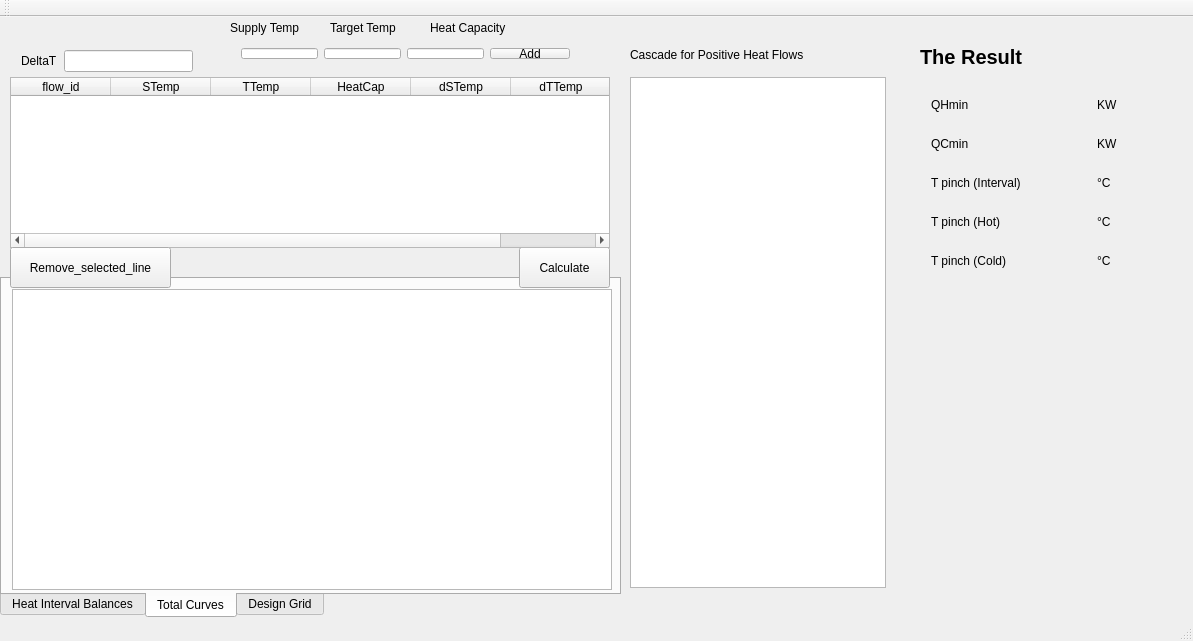
<?xml version="1.0" encoding="UTF-8"?>
<ui version="4.0">
 <class>MainWindow</class>
 <widget class="QMainWindow" name="MainWindow">
  <property name="geometry">
   <rect>
    <x>0</x>
    <y>0</y>
    <width>1193</width>
    <height>641</height>
   </rect>
  </property>
  <property name="windowTitle">
   <string>MainWindow</string>
  </property>
  <widget class="QWidget" name="centralWidget">
   <widget class="QWidget" name="layoutWidget_4">
    <property name="geometry">
     <rect>
      <x>10</x>
      <y>20</y>
      <width>194</width>
      <height>48</height>
     </rect>
    </property>
    <layout class="QHBoxLayout" name="horizontalLayout">
     <item>
      <widget class="QLabel" name="label_25">
       <property name="text">
        <string>DeltaT</string>
       </property>
      </widget>
     </item>
     <item>
      <widget class="QLineEdit" name="deltaT"/>
     </item>
    </layout>
   </widget>
   <widget class="QPushButton" name="btn_ok">
    <property name="geometry">
     <rect>
      <x>519</x>
      <y>230</y>
      <width>91</width>
      <height>41</height>
     </rect>
    </property>
    <property name="text">
     <string>Calculate</string>
    </property>
   </widget>
   <widget class="QTableWidget" name="inputTable">
    <property name="geometry">
     <rect>
      <x>10</x>
      <y>60</y>
      <width>600</width>
      <height>171</height>
     </rect>
    </property>
    <property name="font">
     <font>
      <pointsize>9</pointsize>
     </font>
    </property>
    <column>
     <property name="text">
      <string>flow_id</string>
     </property>
     <property name="font">
      <font>
       <pointsize>9</pointsize>
      </font>
     </property>
    </column>
    <column>
     <property name="text">
      <string>STemp</string>
     </property>
     <property name="font">
      <font>
       <pointsize>9</pointsize>
      </font>
     </property>
    </column>
    <column>
     <property name="text">
      <string>TTemp</string>
     </property>
     <property name="font">
      <font>
       <pointsize>9</pointsize>
      </font>
     </property>
    </column>
    <column>
     <property name="text">
      <string>HeatCap</string>
     </property>
     <property name="font">
      <font>
       <pointsize>9</pointsize>
      </font>
     </property>
    </column>
    <column>
     <property name="text">
      <string>dSTemp</string>
     </property>
     <property name="font">
      <font>
       <pointsize>9</pointsize>
      </font>
     </property>
    </column>
    <column>
     <property name="text">
      <string>dTTemp</string>
     </property>
     <property name="font">
      <font>
       <pointsize>9</pointsize>
      </font>
     </property>
    </column>
   </widget>
   <widget class="QLabel" name="label">
    <property name="geometry">
     <rect>
      <x>230</x>
      <y>0</y>
      <width>86</width>
      <height>21</height>
     </rect>
    </property>
    <property name="text">
     <string>Supply Temp</string>
    </property>
   </widget>
   <widget class="QLabel" name="label_3">
    <property name="geometry">
     <rect>
      <x>330</x>
      <y>0</y>
      <width>86</width>
      <height>21</height>
     </rect>
    </property>
    <property name="text">
     <string>Target Temp</string>
    </property>
   </widget>
   <widget class="QLabel" name="label_5">
    <property name="geometry">
     <rect>
      <x>430</x>
      <y>0</y>
      <width>86</width>
      <height>21</height>
     </rect>
    </property>
    <property name="text">
     <string>Heat Capacity</string>
    </property>
   </widget>
   <widget class="QWidget" name="layoutWidget">
    <property name="geometry">
     <rect>
      <x>230</x>
      <y>20</y>
      <width>351</width>
      <height>33</height>
     </rect>
    </property>
    <layout class="QHBoxLayout" name="horizontalLayout_2">
     <item>
      <widget class="QLineEdit" name="inST"/>
     </item>
     <item>
      <widget class="QLineEdit" name="inTT"/>
     </item>
     <item>
      <widget class="QLineEdit" name="inHC"/>
     </item>
     <item>
      <widget class="QPushButton" name="addFlow">
       <property name="text">
        <string>Add</string>
       </property>
      </widget>
     </item>
    </layout>
   </widget>
   <widget class="QGraphicsView" name="graphicsView_2">
    <property name="geometry">
     <rect>
      <x>630</x>
      <y>60</y>
      <width>256</width>
      <height>511</height>
     </rect>
    </property>
   </widget>
   <widget class="QLabel" name="label_2">
    <property name="geometry">
     <rect>
      <x>630</x>
      <y>30</y>
      <width>251</width>
      <height>16</height>
     </rect>
    </property>
    <property name="text">
     <string>Cascade for Positive Heat Flows</string>
    </property>
   </widget>
   <widget class="QLabel" name="label_4">
    <property name="geometry">
     <rect>
      <x>920</x>
      <y>30</y>
      <width>251</width>
      <height>20</height>
     </rect>
    </property>
    <property name="font">
     <font>
      <pointsize>15</pointsize>
      <weight>75</weight>
      <bold>true</bold>
     </font>
    </property>
    <property name="layoutDirection">
     <enum>Qt::LeftToRight</enum>
    </property>
    <property name="text">
     <string>The Result</string>
    </property>
   </widget>
   <widget class="QPushButton" name="pushButton_2">
    <property name="geometry">
     <rect>
      <x>10</x>
      <y>230</y>
      <width>161</width>
      <height>41</height>
     </rect>
    </property>
    <property name="text">
     <string>Remove_selected_line</string>
    </property>
   </widget>
   <widget class="QTabWidget" name="tabWidget">
    <property name="geometry">
     <rect>
      <x>0</x>
      <y>260</y>
      <width>621</width>
      <height>341</height>
     </rect>
    </property>
    <property name="tabPosition">
     <enum>QTabWidget::South</enum>
    </property>
    <property name="currentIndex">
     <number>1</number>
    </property>
    <widget class="QWidget" name="tab">
     <attribute name="title">
      <string>Heat Interval Balances</string>
     </attribute>
     <widget class="QGraphicsView" name="graphicsView">
      <property name="geometry">
       <rect>
        <x>10</x>
        <y>10</y>
        <width>600</width>
        <height>301</height>
       </rect>
      </property>
      <property name="font">
       <font>
        <pointsize>9</pointsize>
       </font>
      </property>
      <property name="alignment">
       <set>Qt::AlignLeading|Qt::AlignLeft|Qt::AlignVCenter</set>
      </property>
     </widget>
    </widget>
    <widget class="QWidget" name="tab_2">
     <attribute name="title">
      <string>Total Curves</string>
     </attribute>
     <widget class="QGraphicsView" name="curves">
      <property name="geometry">
       <rect>
        <x>10</x>
        <y>10</y>
        <width>600</width>
        <height>301</height>
       </rect>
      </property>
      <property name="sizePolicy">
       <sizepolicy hsizetype="Expanding" vsizetype="Expanding">
        <horstretch>0</horstretch>
        <verstretch>0</verstretch>
       </sizepolicy>
      </property>
      <property name="font">
       <font>
        <pointsize>9</pointsize>
       </font>
      </property>
      <property name="alignment">
       <set>Qt::AlignLeading|Qt::AlignLeft|Qt::AlignVCenter</set>
      </property>
     </widget>
    </widget>
    <widget class="QWidget" name="tab_3">
     <attribute name="title">
      <string>Design Grid</string>
     </attribute>
     <widget class="QGraphicsView" name="dgrid">
      <property name="geometry">
       <rect>
        <x>10</x>
        <y>10</y>
        <width>600</width>
        <height>301</height>
       </rect>
      </property>
      <property name="font">
       <font>
        <pointsize>9</pointsize>
       </font>
      </property>
      <property name="alignment">
       <set>Qt::AlignLeading|Qt::AlignLeft|Qt::AlignVCenter</set>
      </property>
     </widget>
    </widget>
   </widget>
   <widget class="QWidget" name="">
    <property name="geometry">
     <rect>
      <x>920</x>
      <y>60</y>
      <width>251</width>
      <height>211</height>
     </rect>
    </property>
    <layout class="QGridLayout" name="gridLayout">
     <item row="2" column="0">
      <widget class="QLabel" name="label_8">
       <property name="text">
        <string>T pinch (Interval)</string>
       </property>
      </widget>
     </item>
     <item row="0" column="0">
      <widget class="QLabel" name="label_6">
       <property name="text">
        <string>QHmin</string>
       </property>
      </widget>
     </item>
     <item row="4" column="0">
      <widget class="QLabel" name="label_10">
       <property name="text">
        <string>T pinch (Cold)</string>
       </property>
      </widget>
     </item>
     <item row="1" column="0">
      <widget class="QLabel" name="label_7">
       <property name="text">
        <string>QCmin</string>
       </property>
      </widget>
     </item>
     <item row="2" column="1">
      <widget class="QLabel" name="tpinch_int">
       <property name="text">
        <string/>
       </property>
      </widget>
     </item>
     <item row="4" column="1">
      <widget class="QLabel" name="tpinch_c">
       <property name="text">
        <string/>
       </property>
      </widget>
     </item>
     <item row="1" column="1">
      <widget class="QLabel" name="qcmin">
       <property name="text">
        <string/>
       </property>
      </widget>
     </item>
     <item row="0" column="1">
      <widget class="QLabel" name="qhmin">
       <property name="text">
        <string/>
       </property>
      </widget>
     </item>
     <item row="3" column="0">
      <widget class="QLabel" name="label_9">
       <property name="text">
        <string>T pinch (Hot)</string>
       </property>
      </widget>
     </item>
     <item row="3" column="1">
      <widget class="QLabel" name="tpinch_h">
       <property name="text">
        <string/>
       </property>
      </widget>
     </item>
     <item row="0" column="2">
      <widget class="QLabel" name="label_11">
       <property name="text">
        <string>KW</string>
       </property>
      </widget>
     </item>
     <item row="1" column="2">
      <widget class="QLabel" name="label_12">
       <property name="text">
        <string>KW</string>
       </property>
      </widget>
     </item>
     <item row="2" column="2">
      <widget class="QLabel" name="label_13">
       <property name="text">
        <string>°C</string>
       </property>
      </widget>
     </item>
     <item row="3" column="2">
      <widget class="QLabel" name="label_14">
       <property name="text">
        <string>°C</string>
       </property>
      </widget>
     </item>
     <item row="4" column="2">
      <widget class="QLabel" name="label_15">
       <property name="text">
        <string>°C</string>
       </property>
      </widget>
     </item>
    </layout>
   </widget>
   <zorder>tabWidget</zorder>
   <zorder>layoutWidget</zorder>
   <zorder>layoutWidget_4</zorder>
   <zorder>btn_ok</zorder>
   <zorder>inputTable</zorder>
   <zorder>label</zorder>
   <zorder>label_3</zorder>
   <zorder>label_5</zorder>
   <zorder>graphicsView_2</zorder>
   <zorder>label_2</zorder>
   <zorder>label_4</zorder>
   <zorder>label_6</zorder>
   <zorder>qhmin</zorder>
   <zorder>label_7</zorder>
   <zorder>qcmin</zorder>
   <zorder>label_8</zorder>
   <zorder>tpinch_int</zorder>
   <zorder>label_9</zorder>
   <zorder>tpinch_h</zorder>
   <zorder>label_10</zorder>
   <zorder>tpinch_c</zorder>
   <zorder>pushButton_2</zorder>
  </widget>
  <widget class="QToolBar" name="mainToolBar">
   <property name="sizePolicy">
    <sizepolicy hsizetype="Preferred" vsizetype="Fixed">
     <horstretch>1</horstretch>
     <verstretch>0</verstretch>
    </sizepolicy>
   </property>
   <attribute name="toolBarArea">
    <enum>TopToolBarArea</enum>
   </attribute>
   <attribute name="toolBarBreak">
    <bool>false</bool>
   </attribute>
  </widget>
  <widget class="QStatusBar" name="statusBar"/>
 </widget>
 <layoutdefault spacing="6" margin="11"/>
 <tabstops>
  <tabstop>deltaT</tabstop>
  <tabstop>inST</tabstop>
  <tabstop>inTT</tabstop>
  <tabstop>inHC</tabstop>
  <tabstop>addFlow</tabstop>
  <tabstop>btn_ok</tabstop>
  <tabstop>inputTable</tabstop>
 </tabstops>
 <resources/>
 <connections/>
</ui>
